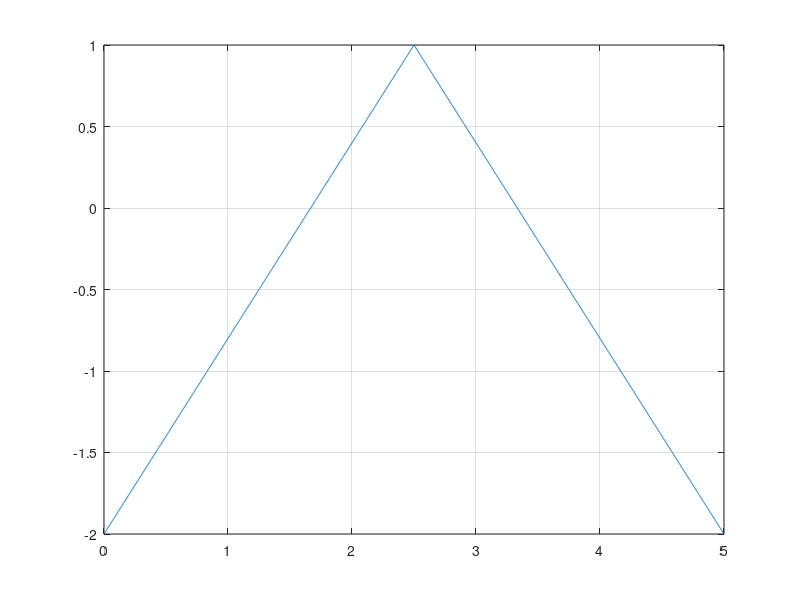
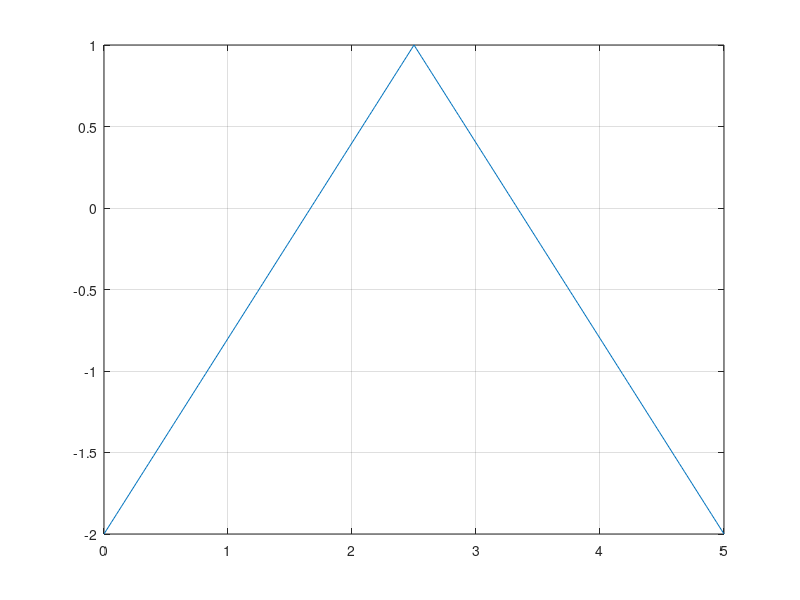
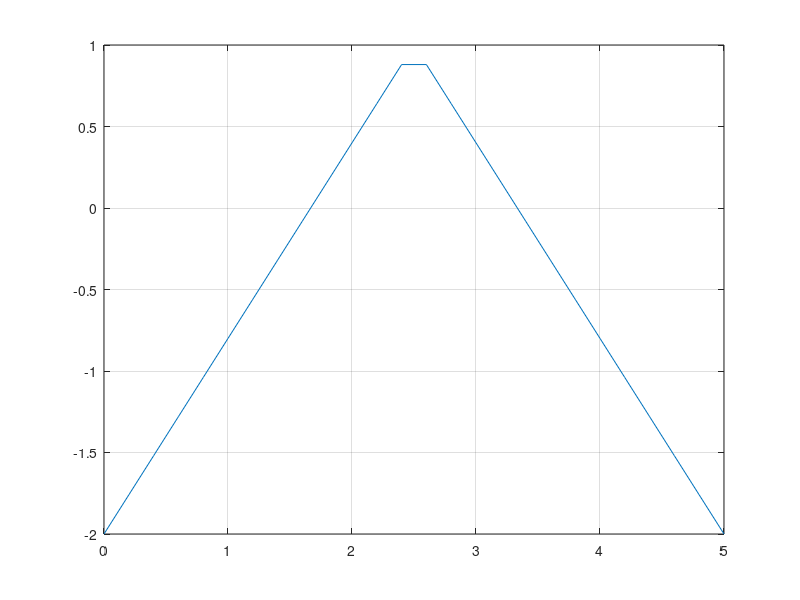

Reproduce these figures in MATLAB, in order.
clear all;
close all;
clc;
T = 5;     %definim perioada semnalului de 5 secunde
F= 1/T;    %calculam frecventa semnalului

t1=0:0.002:T;   %definim vectorul t1 cu valori de la 0 la T din 0.002 in 0.002
t2=0:0.02:T;    %definim vectorul t2 cu valori de la 0 la T din 0.02 in 0.02
t3=0:0.2:T;     %definim vectorul t3 cu valori de la 0 la T din 0.2 in 0.2

s1 = 1.5*sawtooth(2*pi*F*t1, 0.5)-0.5;   % calculam semnalul triunghiular s1 cu aplitudine de la -2 la 1
figure (1)
plot(t1,s1),grid     %reprezentam s1 in functie de t1

s2 = 1.5*sawtooth(2*pi*F*t2, 0.5)-0.5;
figure (2)
plot(t2,s2),grid 

s3 = 1.5*sawtooth(2*pi*F*t3, 0.5)-0.5;
figure (3)
plot(t3,s3),grid 